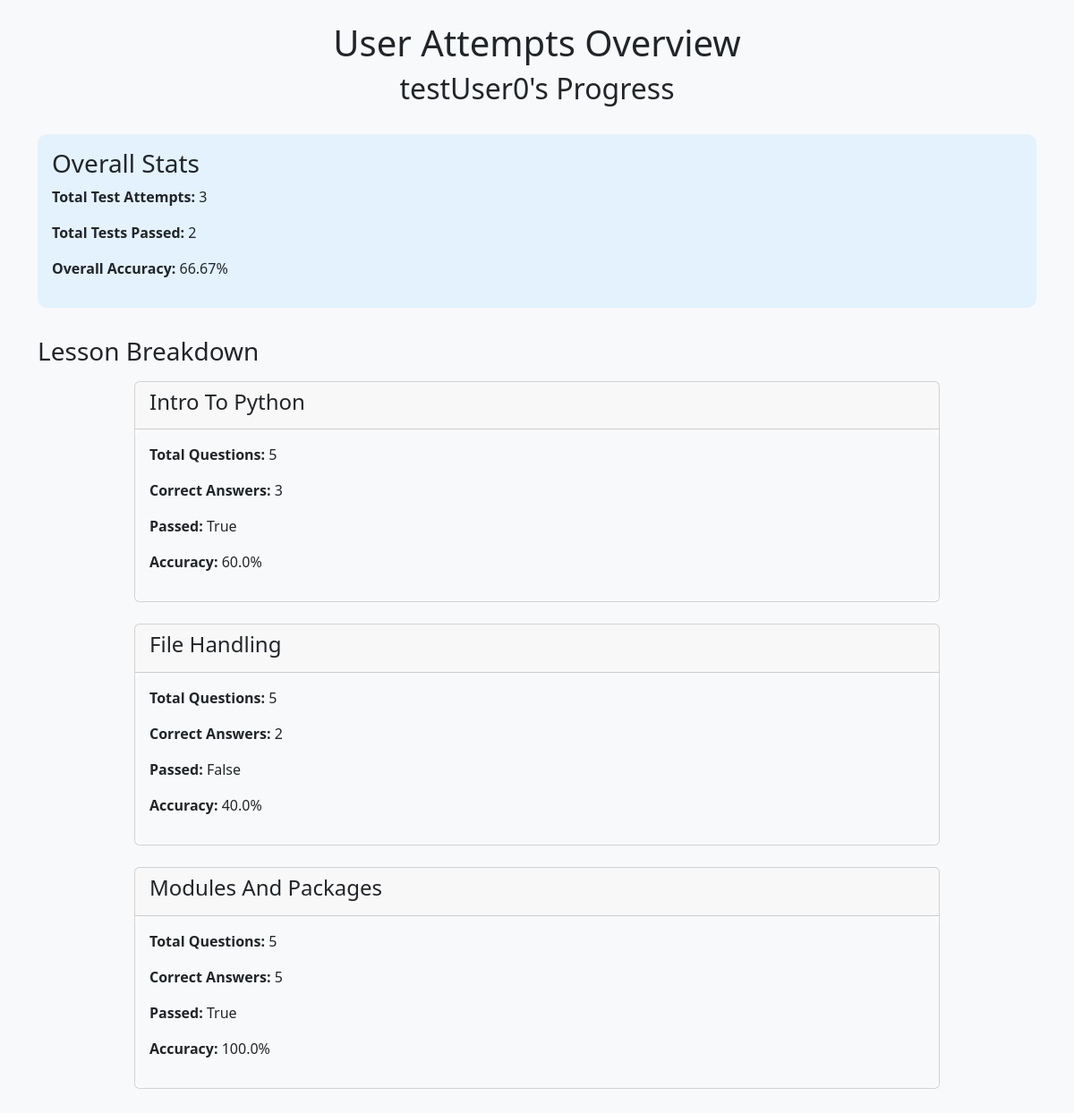
Page /users/view_user_attempts/3/ (signed in) on the committed database.
### users/models.py (models this page shows, shortened)
class UserProgress(models.Model):
    user = models.OneToOneField(User, on_delete=models.CASCADE)
    completed_lessons = models.ManyToManyField(Lesson, blank=True)  # completed lessons
    quiz_attempts = models.ManyToManyField(Quiz, through='QuizAttempt')  # quiz attempts

### lessons/models.py (models this page shows, shortened)
class Lesson(models.Model):
    title = models.CharField(max_length=200)
    content = models.TextField()  # HTML or Markdown for lesson content
    order = models.IntegerField()  # Lesson order in the curriculum

### users/views.py (the view)
# urls.py: path('users/view_user_attempts/<int:user_id>/', user_views.view_user_attempts, name='view_user_attempts'),
@login_required
def view_user_attempts(request, user_id):
    user_progress = get_object_or_404(UserProgress, user_id=user_id)
    lessons_with_attempts = Lesson.objects.filter(
        quizzes__quizattempt__user_progress=user_progress
    ).annotate(
        total_attempts=Count('quizzes__quizattempt', distinct=True),
        total_quizzes=Count('quizzes', distinct=True)
    ).distinct()
    for lesson in lessons_with_attempts:
        user_correct_answers = QuizAttempt.objects.filter(
            user_progress=user_progress,
            quiz__lesson=lesson
        ).aggregate(total_correct=Sum('score'))['total_correct'] or 0
        total_attempts = lesson.total_attempts
        total_quizzes = lesson.total_quizzes
        lesson.accuracy = (
            (user_correct_answers / total_quizzes) * 100
            if total_attempts and total_quizzes > 0
            else 0
        )
        lesson.accuracy = round(lesson.accuracy, 2)
        lesson.correct_answers = user_correct_answers
        lesson.passed = True if lesson.accuracy >= 50 else False
        print(f'{lesson.accuracy=}, {lesson.passed=}')
    overall_attempts = QuizAttempt.objects.filter(user_progress=user_progress)
    total_quizzes_attempted = overall_attempts.values('quiz').distinct().count()  # Distinct quizzes
    total_correct_answers = overall_attempts.aggregate(total_correct=Sum('score'))['total_correct'] or 0
    overall_accuracy = (
        (total_correct_answers / total_quizzes_attempted) * 100
        if total_quizzes_attempted > 0
        else 0
    )
    context = {
        'user_progress': user_progress,
        'lessons_with_attempts': lessons_with_attempts,
        'overall_accuracy': round(overall_accuracy, 2),
        'total_attempts_count': lessons_with_attempts.aggregate(total_attempts=Count('total_attempts'))['total_attempts'] or 0,
        'total_lessons_passed': len([lesson for lesson in lessons_with_attempts if lesson.passed])
    }
    return render(request, 'view_user_attempts.html', context)

### users/templates/view_user_attempts.html (shortened to what this page needs)
<!DOCTYPE html>
<html lang="en">
<head>
    <link rel="stylesheet" href="https://cdnjs.cloudflare.com/ajax/libs/bootstrap/5.3.0/css/bootstrap.min.css">
</head>
<body class="bg-light">
    <div class="container py-4">
        <div class="stat-header">
            <h1>User Attempts Overview</h1>
            <h2>{{ user_progress.user.username }}'s Progress</h2>
        </div>
        <div class="overall-stats">
            <h3>Overall Stats</h3>
            <p><strong>Total Test Attempts:</strong> {{ total_attempts_count }}</p>
            <p><strong>Total Tests Passed:</strong> {{ total_lessons_passed }}</p>
            <p><strong>Overall Accuracy:</strong> {{ overall_accuracy }}%</p>
        </div>
        <h3>Lesson Breakdown</h3>
        {% if lessons_with_attempts %}
            {% for lesson in lessons_with_attempts %}
                <div class="lesson-box">
                    <div class="card">
                        <div class="card-header">
                            <h4>{{ lesson.title }}</h4>
                        </div>
                        <div class="card-body">
                            <p><strong>Total Questions:</strong> {{ lesson.total_quizzes }}</p>
                            <p><strong>Correct Answers:</strong> {{ lesson.correct_answers }}</p>
                            <p><strong>Passed:</strong> {{ lesson.passed }}</p>
                            <p><strong>Accuracy:</strong> {{ lesson.accuracy }}%</p>
                        </div>
                    </div>
                </div>
            {% endfor %}
        {% else %}
            <p>No attempts recorded for this user yet.</p>
        {% endif %}
    </div>
</body>
</html>

### users/templates/view_user_attempts.html (style rules this page uses)
.card { margin: 1rem auto; max-width: 900px; }
.stat-header { text-align: center; margin-bottom: 2rem; }
.lesson-box { margin-bottom: 1.5rem; }
.lesson-box .card-body { background: #f8f9fa; border-radius: 10px; }
.overall-stats { padding: 1rem; background-color: #e3f2fd; border-radius: 10px; margin-bottom: 2rem; }

### rows in the picture
UserProgress: user.username "testUser0"
Lesson: title "Intro To Python", total_quizzes "5", correct_answers "3", passed "True", accuracy "60.0"
Lesson: title "File Handling", total_quizzes "5", correct_answers "2", passed "False", accuracy "40.0"
Lesson: title "Modules And Packages", total_quizzes "5", correct_answers "5", passed "True", accuracy "100.0"

### other values in the picture
{{ total_attempts_count }} "3"
{{ total_lessons_passed }} "2"
{{ overall_accuracy }} "66.67"
